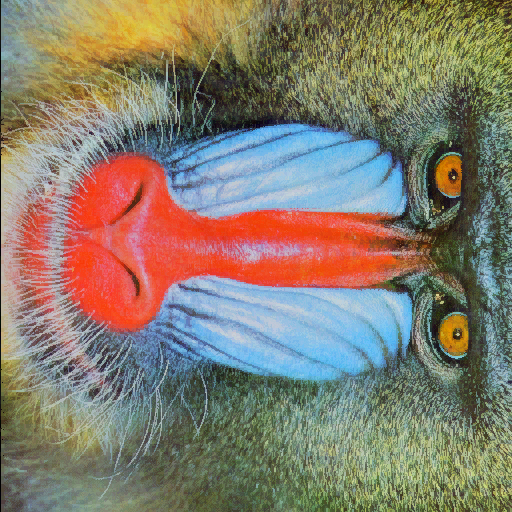
#> input picture man_rot90.png, 512 x 512 px
$ python gpt.py   (older library calls are emulated)
#> lines starting #> are read from the running program, lines starting #| are printed output that depends on the picture; after the words box and inside, x2 and y2 are one past the last pixel; in counts of white or black regions, pixels touching at a corner belong together
import cv2
import numpy as np

# 讀入影像
img = cv2.imread('man_rot90.png')
#> img is the input picture: shape (512, 512, 3); mean B, G, R 109.2, 124.9, 133.5

# 轉換為灰度圖像
gray = cv2.cvtColor(img, cv2.COLOR_BGR2GRAY)
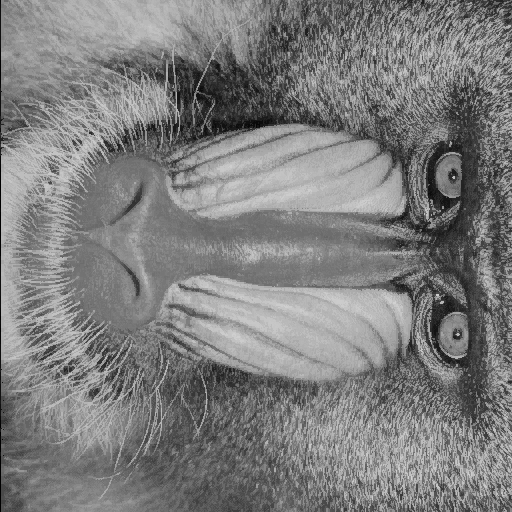
#> gray: shape (512, 512); min 0, max 210, mean 125.7

# Sobel運算子計算
sobelx = cv2.Sobel(gray, cv2.CV_64F, 1, 0, ksize=3)
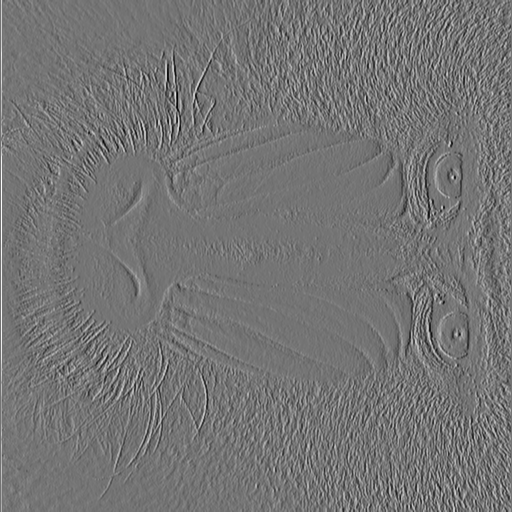
#> sobelx: shape (512, 512) float64; min -636, max 752, mean 0.8; drawn with min black and max white
sobely = cv2.Sobel(gray, cv2.CV_64F, 0, 1, ksize=3)
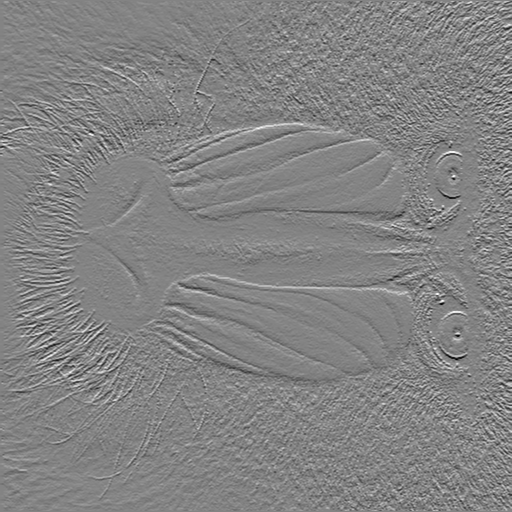
#> sobely: shape (512, 512) float64; min -597, max 560, mean -0.3; drawn with min black and max white

# 計算梯度大小和方向角度
grad_mag = cv2.magnitude(sobelx, sobely)
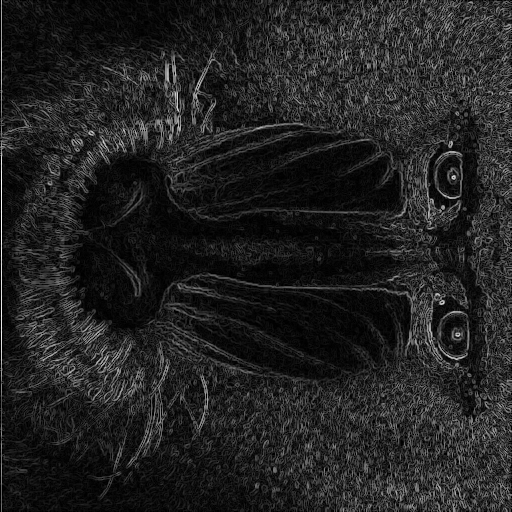
#> grad_mag: shape (512, 512) float64; min 0, max 752, mean 101.3; drawn with min black and max white
grad_dir = cv2.phase(sobelx, sobely, angleInDegrees=True)
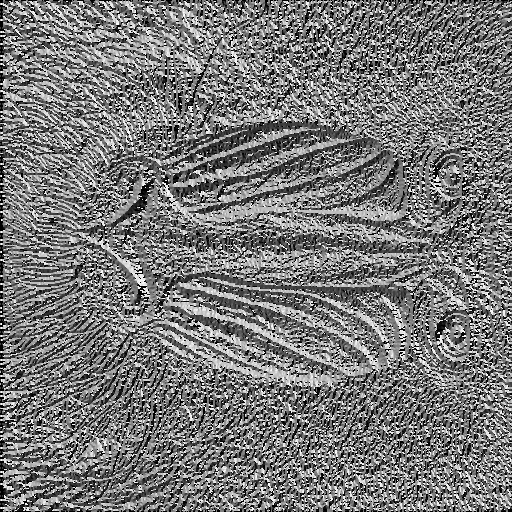
#> grad_dir: shape (512, 512) float64; min 0, max 359.9, mean 170.1; drawn with min black and max white

# 計算每個像素與其對稱像素之間的距離，並將其加總
h, w = gray.shape
#> h = 512; w = 512
symmetric_axis_distances = []
for x in range(w // 2):
    distance_sum = 0
    for y in range(h):
        distance_sum += abs(grad_mag[y, x] - grad_mag[y, w - x - 1]) + abs(grad_dir[y, x] - grad_dir[y, w - x - 1])
    symmetric_axis_distances.append(distance_sum)
#> after the loop, symmetric_axis_distances = 256 values, max 257022.5 at index 1, min 51498.4 at index 255, mean 109545.5

# 找到距離加總最小的位置，即為對稱軸的位置
symmetric_axis = np.argmin(symmetric_axis_distances)
#> symmetric_axis = 255

# 在影像上顯示對稱軸
cv2.line(img, (symmetric_axis, 0), (symmetric_axis, h), (0, 255, 0), 2)
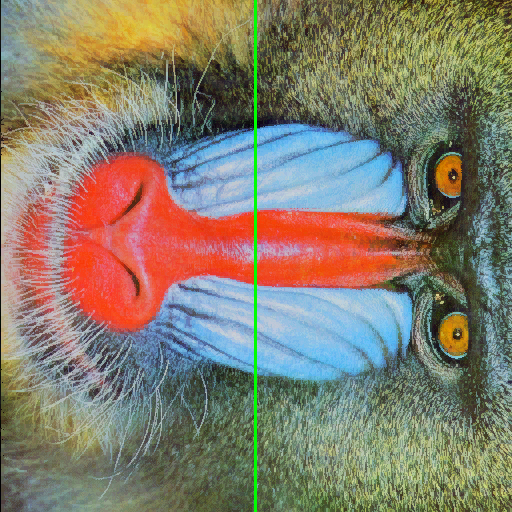
#> img: shape (512, 512, 3); 0.59% of pixels changed, all inside (x1, y1, x2, y2) = (254, 0, 257, 512)
cv2.imshow('image', img)
cv2.waitKey(0)
cv2.destroyAllWindows()

$ run again, with man_rot0.png copied over man_rot90.png
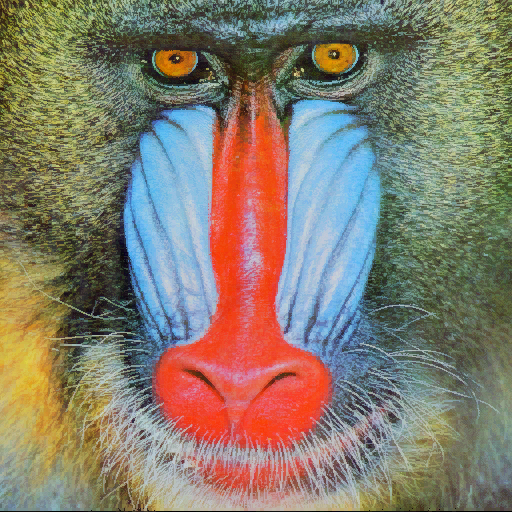
#> input picture man_rot0.png, 512 x 512 px
#> img is the input picture: shape (512, 512, 3); mean B, G, R 109.2, 124.9, 133.5
#> `grad_dir = cv2.phase(sobelx, sobely, angleInDegrees=True)`:
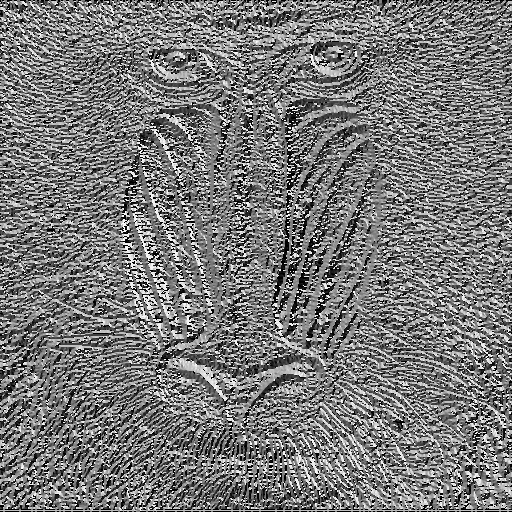
#> grad_dir: shape (512, 512) float64; min 0, max 359.8, mean 170; drawn with min black and max white
#> after the loop `for x in range(w // 2):`: symmetric_axis_distances = 256 values, max 116073.9 at index 127, min 46969.7 at index 255, mean 97850.2
#> symmetric_axis = 255
#> `cv2.line(img, (symmetric_axis, 0), (symmetric_axis, h), (0, 255, 0), 2)`:
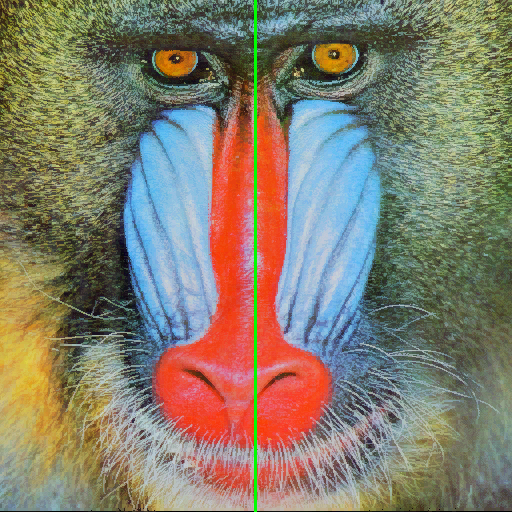
#> img: shape (512, 512, 3); 0.59% of pixels changed, all inside (x1, y1, x2, y2) = (254, 0, 257, 512)

$ run again, with man_rot135.png copied over man_rot90.png
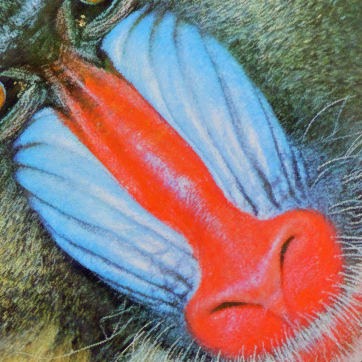
#> input picture man_rot135.png, 362 x 362 px
#> img is the input picture: shape (362, 362, 3); mean B, G, R 120.2, 119.8, 138.3
#> `grad_dir = cv2.phase(sobelx, sobely, angleInDegrees=True)`:
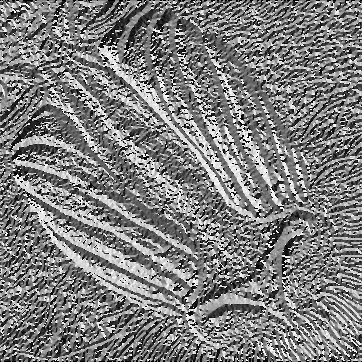
#> grad_dir: shape (362, 362) float64; min 0, max 359.8, mean 177.8; drawn with min black and max white
#> after the loop `for x in range(w // 2):`: symmetric_axis_distances = 181 values, max 76780.9 at index 13, min 35367.6 at index 180, mean 65992.6
#> symmetric_axis = 180
#> `cv2.line(img, (symmetric_axis, 0), (symmetric_axis, h), (0, 255, 0), 2)`:
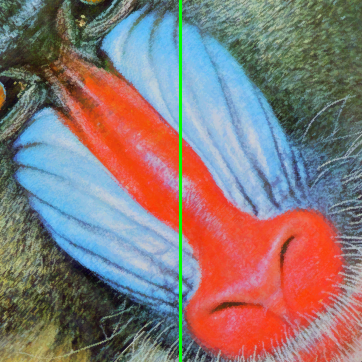
#> img: shape (362, 362, 3); 0.83% of pixels changed, all inside (x1, y1, x2, y2) = (179, 0, 182, 362)
